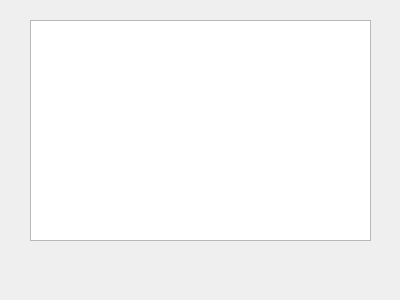
<?xml version="1.0" encoding="UTF-8"?>
<ui version="4.0">
 <class>window</class>
 <widget class="QDialog" name="window">
  <property name="geometry">
   <rect>
    <x>0</x>
    <y>0</y>
    <width>400</width>
    <height>300</height>
   </rect>
  </property>
  <property name="windowTitle">
   <string>Dialog</string>
  </property>
  <widget class="QTableWidget" name="tableWidget">
   <property name="geometry">
    <rect>
     <x>30</x>
     <y>20</y>
     <width>341</width>
     <height>221</height>
    </rect>
   </property>
  </widget>
 </widget>
 <resources/>
 <connections/>
</ui>
